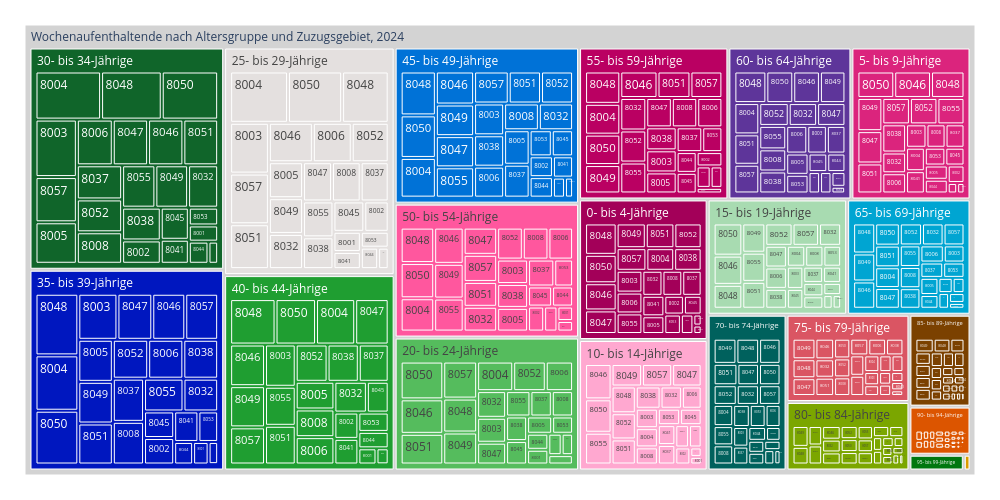

The cell this chart's notebook holds for it:
### Code cell
treeMap2= mypy_dv.plot_px_treemap(
    data=myTM2.reset_index()
    ,levels=['AlterV05Lang','PLZ']
    ,values="AnzBestWir"
    ,color="AlterV05Lang"
    #, color_continuous_scale='Blues'
    ,color_discrete_map=farben_dict_zc
    ,height=500
    ,width=1000             
    #,margin_val_bottom=25
    ,myHeaderTitle="Wochenaufenthaltende nach Altersgruppe und Zuzugsgebiet, "+data_max_date
)
treeMap2

### Figure 1 — Plotly figure (JSON) as saved in the notebook; plotly's stock layout.template omitted (floating-point values rounded to 4 significant figures; data arrays with more than 128 entries replaced by an {"elided": "..."} marker saying what was removed)
{"data": [{"branchvalues": "total", "customdata": {"elided": "540x1 str values"}, "domain": {"x": [0, 1], "y": [0, 1]}, "hovertemplate": "%{label}<br><br>Anzahl:<br>%{value}<extra></extra>", "ids": {"elided": "540 str values"}, "labels": {"elided": "540 str values"}, "marker": {"colors": {"elided": "540 str values"}}, "name": "", "parents": {"elided": "540 str values"}, "root": {"color": "grey"}, "type": "treemap", "values": {"elided": "540 int values"}}], "layout": {"height": 500, "legend": {"tracegroupgap": 0}, "margin": {"b": 25, "l": 25, "r": 25, "t": 25}, "width": 1000}}
